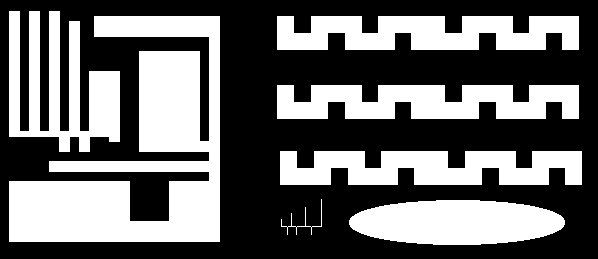
%> input picture Lab12/ccl1.png, 598 x 259 px
$ octave zadanie1.m   (GNU Octave 9; MATLAB toolbox functions it lacks are replaced by stand-ins)
%> lines starting %> are read from the running program, lines starting %| are printed output that depends on the picture; in (x1, y1, x2, y2) boxes, pixels count from 0 and x2, y2 are one past the last pixel; in counts of white or black regions, pixels touching at a corner belong together; the program's own positions count from 1
%Mikołaj Ogarek
%Indeksacja
clearvars;
clc;
close all;

%wczytanie i wyświetlenie
I = imread('ccl1.png');
%> I is the input picture: size 259x598 uint8; 41.1% white; 7 white regions, largest, box (x1, y1, x2, y2) and area: (9, 16, 220, 242) 23561, (9, 11, 120, 152) 8081, (277, 16, 579, 50) 8024
imshow(I);


[XX,YY] = size(I);
%> XX = 259; YY = 598

Obraz = zeros(XX,YY);

L = 0;
id = 1:100;

%iterujemy po XX i YY
for i = 1:XX
    for j = 1:YY
        if(I(i,j) == 255 && i>1 && j>1) %sprawdzenie czy
            sasiedzi = [Obraz(i-1,j-1), Obraz(i-1,j),Obraz(i-1,j+1), Obraz(i,j-1)];
            suma = sum(sasiedzi);
            if(suma == 0)
                Obraz(i,j) = L+1;
                L = L+1;
            end
            if(suma > 0)
                el = nonzeros(sasiedzi); %eliminujemy zera z wektora sasiedzi
                elMin = min(el); %minimum nowego wektora
                elMax = max(el); %maksimum nowego wektora
                if(elMin == elMax)
                    Obraz(i,j) = elMin; %jako etykiete minimum=maksimum
                else
                    Obraz(i,j) = elMin; %jako minimum
                    id = union(elMin,elMax,id); %w przypadku wystąpienia konfliktu tworzymy unię pomiędzy mniejszą i większą
                end
            end

        end
    end
end
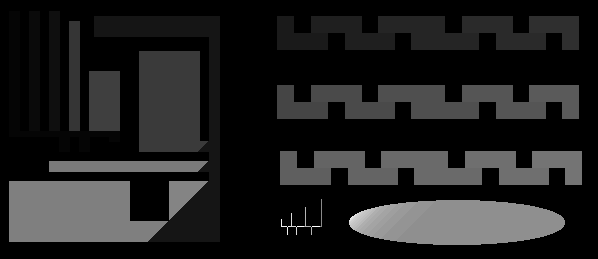
%> Obraz: size 259x598 double; min 0, max 48, mean 6.1; drawn with min black and max white
%> after the loop, L = 48; el = [27; 27; 27; 27]; elMax = 27; elMin = 27; id = 100 values, max 100 at index 100, min 2 at index 1, mean 51.53; sasiedzi = [27 27 27 27]; suma = 108


lut = id;
%> lut has the same summary as id

%pierwszy przebieg, przekodowanie LUT
for i = 1:100
    lut(i) = root(id(i),lut);
end
%> this loop made 100 passes
%> after the loop, lut = 100 values, max 100 at index 100, min 9 at index 5, mean 53.34

%drugi przebieg po obrazie
for i = 1:XX
    for j = 1:YY
        if(Obraz(i,j)>0) %dla każdego piksela, który nie jest tłem
            Obraz(i,j) = lut(Obraz(i,j)); %przekodowanie lut
        end
    end
end
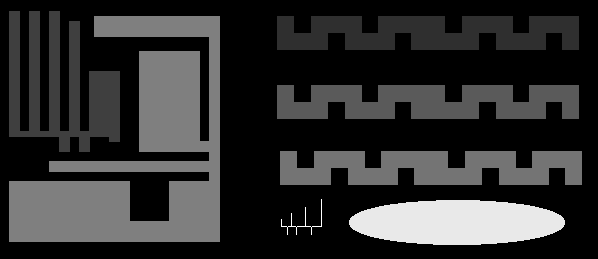
%> Obraz: size 259x598 double; min 0, max 48, mean 9; drawn with min black and max white

%result = label2rgb(Obraz);
%figure,
%imshow(result,[])

figure,
res = imread('ccl1Result.png');
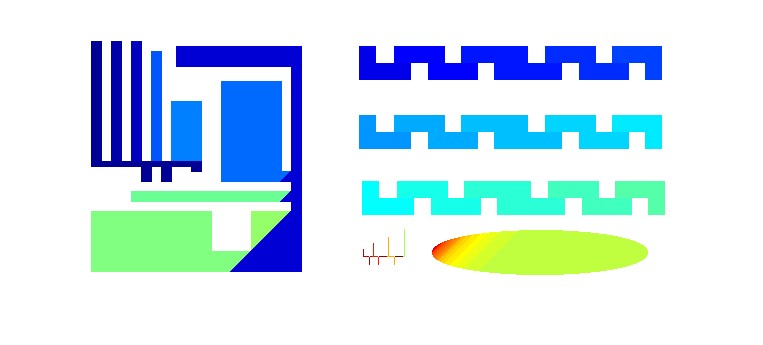
%> input picture Lab12/ccl1Result.png, 763 x 345 px
%> res is the input picture: size 345x763x3 uint8; mean R, G, B 205.7, 229, 239.8
imshow(res);


%%%%%%%%%%%%%%%%%%%%%%%%%%%%%%%%%%

%funkcja root - obliczanie korzenia zgodnie z podanym opisem
function index = root(elIndex,table)
    index = elIndex;
    while index ~= table(index)
        index = table(index);
    end
end


%union - połącz - wprowadz połączenie między dwoma obiektami
function result = union(p,q,id)
    result = id;
    if p< q
        result(root(p,id)) = root(q,id);
    else
        result(root(q,id)) = root(p,id);
    end
end
